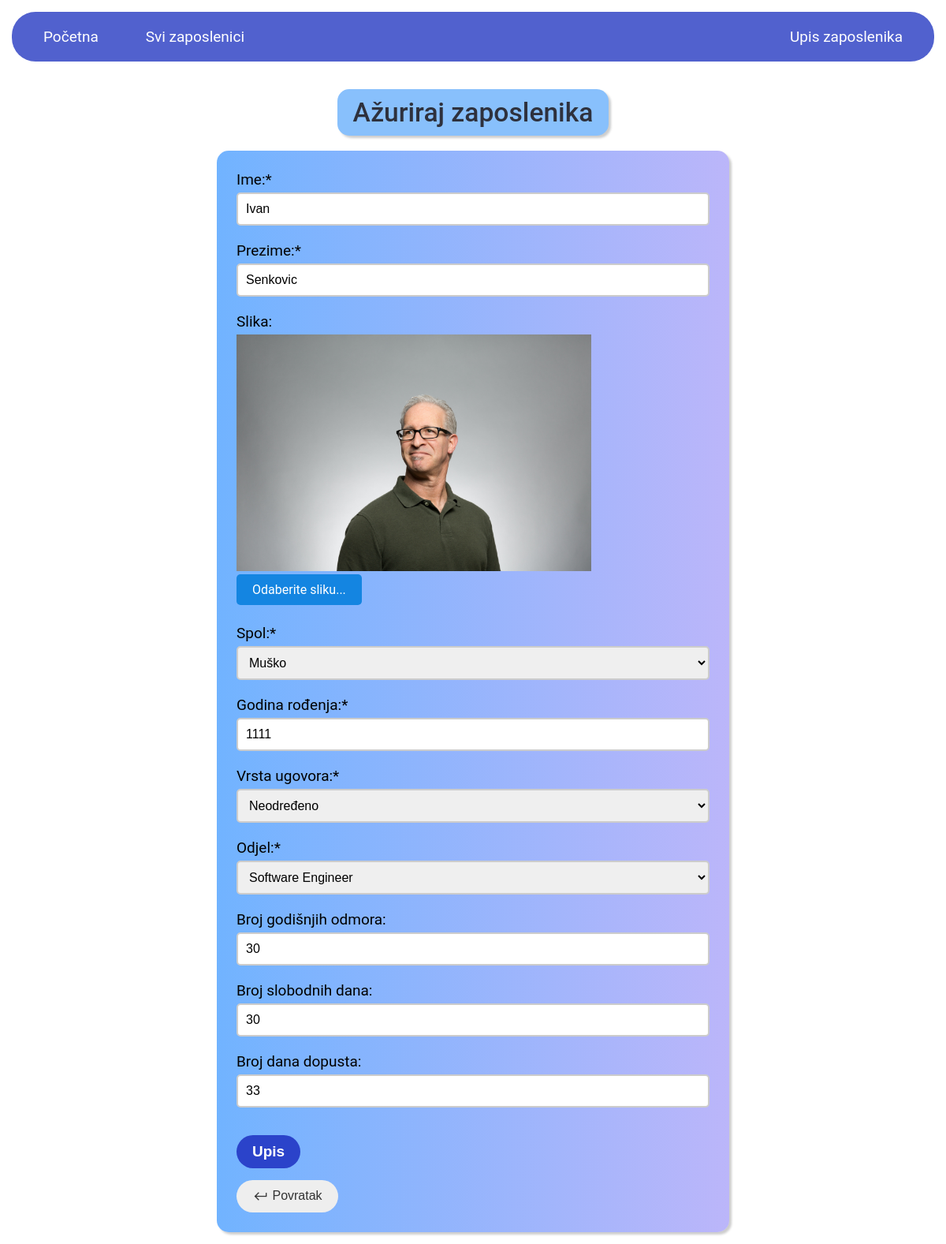
/azuriraj/20/, run on the app's committed database.
### main/models.py (models this page shows, shortened)
class Zaposlenici(models.Model):
    ime = models.CharField(max_length=100)
    prezime = models.CharField(max_length=100)
    slika = models.ImageField(null=True, default="avatar.svg")
    spol = models.CharField(max_length=2, choices=SPOL_ZAP)
    god_rod = models.PositiveIntegerField()
    pocetak_rada = models.DateField(auto_now_add=True)
    vrsta_ugovora = models.CharField(max_length=10, choices=VRSTA_ODABIR)
    trajanje = models.DateField(blank=True, null=True)
    odjel = models.ForeignKey("Odjeli", on_delete=models.SET_NULL, null=True)
    br_godisnji = models.PositiveIntegerField(blank=True, null=True)
    br_slob = models.PositiveIntegerField(blank=True, null=True)
    br_dopust = models.PositiveIntegerField(blank=True, null=True)

### main/views.py (the view, shortened to what this page needs)
# urls.py: path("azuriraj/<int:pk>/", views.azuriranje, name="azuriraj"),
def azuriranje(request, pk):
    zaposlenici = Zaposlenici.objects.get(id=pk)
    form = ZaposleniciForm(instance=zaposlenici, initial={"odjel": zaposlenici.odjel})
    date_str = request.POST.get("datepicker")
    context = {"form": form}
    return render(request, "main/azuriraj_zap.html", context)

### main/models.py (called while the page is built)
    def __str__(self):
        return self.odjeli_org

### main/templates/main/azuriraj_zap.html (shortened to what this page needs)
{% extends 'main.html' %}
{% load static %}
{% block stil %}
<link
      rel="stylesheet"
      type="text/css"
      href="{% static 'styles/forme.css' %}"
    />
{% endblock stil %}
{% block content %}
<div class="header">
    <h1>Ažuriraj zaposlenika</h1>
</div>
<div class="form-container">
    <form method="POST" enctype="multipart/form-data">
        <div class="form-field">
            <div class="form-label">
                {{ form.ime.label_tag }}*
            </div>
            {{ form.ime }}
        </div>
        <div class="form-field">
            <div class="form-label">
                {{ form.prezime.label_tag }}*
            </div>
            {{ form.prezime }}
        </div>
        <div class="form-field">
            <div class="form-label">
              {{ form.slika.label_tag }}
            </div>
                <img id="preview-img" src="{{ form.slika.value.url }}" alt="Slika" style="width: 75%;">
                <br>
            <div class="file-input-container">
              <label for="{{ form.slika.id }}" class="custom-file-upload">Odaberite sliku...</label>
            </div>
          </div>
        <div class="form-field">
            <div class="form-label">
                {{ form.spol.label_tag }}*
            </div>
            {{ form.spol }}
        </div>
        <div class="form-field">
            <div class="form-label">
                {{ form.god_rod.label_tag }}*
            </div>
            {{ form.god_rod }}
        </div>
        <div class="form-field">
            <div class="form-label">
                {{ form.vrsta_ugovora.label_tag }}*
            </div>
            {{ form.vrsta_ugovora }}
        </div>
        <div class="form-field">
            <div class="form-label">
                {{ form.odjel.label_tag }}*
            </div>
            {{ form.odjel }}
        </div>
        <div class="form-field">
            <div class="form-label">
                {{ form.br_godisnji.label_tag }}
            </div>
            {{ form.br_godisnji }}
        </div>
        <div class="form-field">
            <div class="form-label">
                {{ form.br_slob.label_tag }}
            </div>
            {{ form.br_slob }}
        </div>
        <div class="form-field">
            <div class="form-label">
                {{ form.br_dopust.label_tag }}
            </div>
            {{ form.br_dopust }}
        </div>
        <input type="submit" value="Upis" class="form-submit"/>
</form>
<button onclick="history.back()" class="povratak-btn">
    <span class="material-symbols-outlined" style="font-size:21px;">
    </span>
    Povratak
</button>
</div>
{% endblock content %}

### static/styles/stilovi.css (style rules this page uses)
body { font-family: 'Roboto', sans-serif; padding: 15px; }
* { margin: 0; padding: 0; }
h1 { text-align: center; color: #3f4da6; padding: 10px; font-size: 2.1em; font-weight: 500; }
.povratak-btn { display: inline-block; background-color: #eee; border: none; color: #333; padding: 10px 20px; font-size: 16px; text-decoration: none; border-radius: 50px; margin-top: 15px; margin-right: 10px; transition: background-color 0.3s ease; cursor: pointer; }
.material-symbols-outlined { font-variation-settings: 'FILL' 0, 'wght' 400, 'GRAD' 0, 'opsz' 48; vertical-align: middle; }

### static/styles/forme.css (style rules this page uses)
.form-container { max-width: 600px; margin: 0 auto; margin-top: 19px; background-image: linear-gradient(to right, rgba(0, 119, 255, 0.558) , rgba(59, 43, 240, 0.347)); border: none !important; border-radius: 15px; padding: 25px; box-shadow: 3px 3px 3px rgba(0, 0, 0, 0.2); }
.form-field { margin-bottom: 20px; }
.form-label { display: block; font-size: 19px; margin-bottom: 5px; }
.form-input { display: block; width: 100%; padding: 10px; border-radius: 5px; border: 2px solid #ccc; font-size: 16px; box-sizing: border-box; transition: border-color 0.3s ease-in-out; }
.form-submit { display: inline-block; padding: 10px 20px; margin-top: 15px; background-color: #2b43ca; color: #fff; font-size: 19px; font-weight: bold; text-decoration: none; text-align: center; border-radius: 25px; border: none; cursor: pointer; transition: background-color 0.3s ease-in-out; }
.header { text-align: center; margin-top: 35px; }
h1 { display: inline-block; padding: 10px 20px; border-radius: 15px; color: #2e313d; background-color: #88c0fc; box-shadow: 3px 3px 3px rgba(0, 0, 0, 0.2); }
.file-input-container { position: relative; overflow: hidden; display: inline-block; }
.custom-file-upload { display: inline-block; padding: 10px 20px; background: #1485e1; color: #fff; border-radius: 5px; cursor: pointer; transition: all 0.3s ease-in-out; }

### data on the page
Zaposlenici: ime "Ivan", prezime "Senkovic", spol "Muško", god_rod "1111", vrsta_ugovora "Neodređeno", odjel "Software Engineer", br_godisnji "30", br_slob "30", br_dopust "33"
